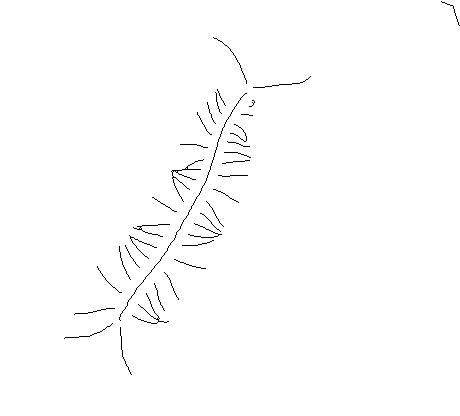
#> input picture frame 27 of polya_t1_d11_skel.avi, 460 x 416 px
$ python template_matcher.py
#> lines starting #> are read from the running program, lines starting #| are printed output that depends on the picture; after the words box and inside, x2 and y2 are one past the last pixel; in counts of white or black regions, pixels touching at a corner belong together
import numpy as np
import cv2
import math
import os
from scipy.optimize import linear_sum_assignment
from pyswarms.single import GlobalBestPSO
import itertools


calc_dist = lambda x, y: np.linalg.norm(x - y)

def interpolate_points(distance, point1, point2):
    ratio = distance / calc_dist(point1, point2)
    bias_x = ratio * (point2[0] - point1[0])
    bias_y = ratio * (point2[1] - point1[1])
    new_point = [point1[0] + bias_x, point1[1] + bias_y]
    return new_point

# [25 lines left out: function generate_bisecting_legs, not called in this run]


class centipede:
    ref_norm = [1, 0]
    def __init__(self, segments = 21, ant = 4, frame_height = 0, frame_width = 0):
        #we use 22 segemtns and 40 legs model
        self.tracking_started = False
        self.antenna_body_tolerance = 0.05
        self.legs = (segments - 2) * 2
        self.ant = ant
        self.segments = segments
        self.body_length = None
        self.semgnet_length = None
        self.leg_length = None
        self.segment_points = []
        self.leg_points = []
        self.canvas = np.zeros((frame_height, frame_width))
        self.frame_height = frame_height
        self.frame_width = frame_width
        self.line_thickness = 4
        self.anchor_point = [0, 0]
        self.end_point = [0, 0]
        self.segment_angles = []
        self.segment_weights = []
        self.machine_params = []
        self.upper_bounds = []
        self.lower_bounds = []
        self.is_anchor_switched = False

    def find_closest_point(self, polygon_squeezed, point):
        polygon_squeezed = np.array(polygon_squeezed)
        point = np.array(point)
        distances = np.linalg.norm(polygon_squeezed - point, axis=1)
        min_index = np.argmin(distances)
        return min_index, tuple(polygon_squeezed[min_index])

    def process_midline(self, process_frame):
        contours, _ = cv2.findContours(process_frame, cv2.RETR_EXTERNAL, cv2.CHAIN_APPROX_SIMPLE)
        # cv2.drawContours(frame, contours, -1, (0, 255, 0), 1)
        midline = max(contours, key=cv2.contourArea)
        epsilon = 0.003 * cv2.arcLength(midline, True)  # Parameter to adjust the approximation accuracy
        midline_polygon = cv2.approxPolyDP(midline, epsilon, True)
        # cv2.drawContours(frame, [midline_polygon], -1, (0, 255, 0), 2)  # Green color for the lines

        polygon_squeezed = np.squeeze(midline_polygon)
        min1_angle = 360
        min2_angle = 360
        min_vertex = 0
        min_vertex2 = 0
        min_vertex_idx = 0
        for i in range(len(polygon_squeezed)):
        # Get the current vertex and its two neighboring vertices
            pt1 = polygon_squeezed[i - 1]  # Previous point
            pt2 = polygon_squeezed[i]      # Current point
            pt3 = polygon_squeezed[(i + 1) % len(polygon_squeezed)]  # Next point

            # Calculate the angle at the current vertex
            angle = calculate_angle(pt1, pt2, pt3)

            # Update minimum angle and associated vertex if a new minimum is found
            if angle < min1_angle:
                min1_angle, min2_angle = angle, min1_angle
                min_vertex2 = min_vertex
                min_vertex2_idx = min_vertex_idx
                min_vertex = pt2
                min_vertex_idx = i
            elif angle < min2_angle:
                min2_angle = angle
                min_vertex2 = pt2
                min_vertex2_idx = i

        perimeter = cv2.arcLength(polygon_squeezed, True)
        return midline_polygon, min_vertex_idx, min_vertex, min_vertex2_idx, min_vertex2, perimeter

    def anchor_correction(self, midline_polygon, min_vertex_idx, min_vertex, min_vertex2_idx, min_vertex2, perimeter):
        tolerance = self.antenna_body_tolerance * self.body_length
        polygon_squeezed = np.squeeze(midline_polygon)
        #vertex_to_anchorpoint/endpoint
        v1_ap_dist = calc_dist(min_vertex, self.anchor_point)
        v1_ep_dist = calc_dist(min_vertex, self.end_point)
        v2_ap_dist = calc_dist(min_vertex2, self.anchor_point)
        v2_ep_dist = calc_dist(min_vertex2,  self.end_point)
        anchor_match_pt, anchor_match_idx, end_match_pt, end_match_idx = (min_vertex, min_vertex_idx, min_vertex2, min_vertex2_idx) if \
            v1_ap_dist < v2_ap_dist else (min_vertex2, min_vertex2_idx, min_vertex, min_vertex_idx)
        is_anchor_off = calc_dist(self.anchor_point, anchor_match_pt) > tolerance
        is_end_off = calc_dist(self.end_point, end_match_pt) > tolerance

        new_anchor_pt = []
        new_end_pt = []
        new_anchor_idx = 0

        old_anchor_new_idx, old_anchor_new_pt = self.find_closest_point(polygon_squeezed, self.anchor_point)
        _, old_end_new_pt = self.find_closest_point(polygon_squeezed, self.end_point)

        if is_anchor_off and is_end_off:
            new_anchor_pt = old_anchor_new_pt
            new_end_pt = old_end_new_pt
            new_anchor_idx = old_anchor_new_idx
        elif is_anchor_off:
            new_anchor_pt = end_match_pt
            new_end_pt = anchor_match_pt
            new_anchor_idx = end_match_idx
            self.is_anchor_switched = True
        elif is_end_off:
            new_anchor_pt = anchor_match_pt
            new_end_pt = new_end_pt
            new_anchor_idx = anchor_match_idx
        else:
            new_anchor_pt = anchor_match_pt
            new_end_pt = end_match_pt
            new_anchor_idx = anchor_match_idx
            self.body_length = perimeter

        self.anchor_point = new_anchor_pt
        self.end_point = new_end_pt
        print(self.anchor_point, self.end_point)

        return new_anchor_idx

        # [31 lines of commented-out code are left out]

    def fit_body_curve(self, polygon_squeezed, new_anchor_idx):
        #idea: use a buch of weights to represent segment lengths
        segment_weight_sum = sum(self.segment_weights)
        current_length = 0
        next_point = 0
        curr_idx = new_anchor_idx
        next_idx = curr_idx
        travelled_dist = 0
        for i in range(self.segments):
            curr_point = self.segment_points[-1]
            segment_length = 0
            desired_segment_length = (self.segment_weights[i]/ segment_weight_sum) * self.body_length
            while segment_length < desired_segment_length:
                next_idx = (curr_idx + 1) % len(polygon_squeezed)
                next_point = polygon_squeezed[next_idx]
                travelled_dist = calc_dist(curr_point, next_point)
                if segment_length + travelled_dist > desired_segment_length:
                    break
                segment_length += travelled_dist
                curr_point = next_point
                curr_idx = next_idx
            desired_distance = desired_segment_length - segment_length
            segment_point = interpolate_points(desired_distance, curr_point, next_point)
            self.segment_points.append(segment_point)
        self.segment_points = np.array(self.segment_points, np.int32)

    def find_body(self, process_frame):
        midline_polygon, min_vertex_idx, min_vertex, min_vertex2_idx, min_vertex2, perimeter = self.process_midline(process_frame)
        polygon_squeezed = np.squeeze(midline_polygon)
        if not self.tracking_started:
            self.body_length = perimeter / 2
            self.anchor_point = min_vertex
            self.end_point = min_vertex2
            print(self.end_point)
            self.tracking_started = True
            self.segment_length = self.body_length / (2 * self.segments)
            self.leg_length = 2 * self.segment_length
            self.segment_weights= [self.segment_length] * self.segments
            new_anchor_idx = min_vertex_idx
        else:
            new_anchor_idx = self.anchor_correction(midline_polygon, min_vertex_idx, min_vertex, min_vertex2_idx, min_vertex2, perimeter)
        self.segment_points = [self.anchor_point]

        self.fit_body_curve(polygon_squeezed, new_anchor_idx)


        # self.segment_points.append()
    def draw_body(self, canvas, segment_points, frame=None, draw_compare=0):
        cv2_segment_points = segment_points[:, np.newaxis, :]
        cv2.polylines(canvas, [cv2_segment_points], isClosed=False, color=255, thickness=self.line_thickness)
        if draw_compare:
            cv2.polylines(frame, [cv2_segment_points], isClosed=False, color=(0, 0, 255), thickness=self.line_thickness)


    # [6 lines left out: function generate_legs, not called in this run]

    def draw_legs(self):
        for point1, point2 in self.leg_points:
            cv2.line(self.canvas, point1, point2, color=(0, 0, 255), thickness = self.line_thickness)


    # [44 lines left out: functions convert_to_params, calculate_new_point, calculate_new_points, params_to_next_point, not called in this run]

    def update_centipede(self, process_frame, frame = None):
        self.find_body(process_frame)
        self.canvas = np.zeros(self.canvas.shape)
        # print(self.segment_points)
        self.draw_body(self.canvas, self.segment_points, frame=frame, draw_compare=1)

    def noise_test(self):
        self.translate_x = 1
        self.translate_y = 1

    def initialize_centipede(self, frame):
        self.find_body(frame)
        self.generate_bounds()

    def flatten_params(self):
        flattened = list(itertools.chain(self.anchor_point, self.segment_angles, self.segment_lengths))
        return flattened

    # [8 lines left out: function flat_to_params, not called in this run]

    def generate_bounds(self):
        # anchor, angles, length
        anchor_upper = [self.frame_width, self.frame_height]
        anchor_lower = [0, 0]
        weights_upper = [100] * self.segments
        weights_lower = [0] * self.segments

        upper_bounds = anchor_upper + weights_upper
        lower_bounds = anchor_lower + weights_lower

        self.upper_bounds = upper_bounds
        self.lower_bounds = lower_bounds

class MachineModel:
    def __init__(self):
        pass

    # [40 lines left out: functions calculate_iou, fitness_function, optimize_centipede, not called in this run]


def calculate_angle(pt1, pt2, pt3, full_angle = False):
    # Calculate the vectors
    vec1 = np.array(pt1) - np.array(pt2)
    vec2 = np.array(pt3) - np.array(pt2)

    # Normalize the vectors
    vec1 = vec1 / np.linalg.norm(vec1)
    vec2 = vec2 / np.linalg.norm(vec2)

    # Calculate the angle between the vectors
    angle = math.acos(np.dot(vec1, vec2))
    angle = np.degrees(angle)

    if full_angle:
        cross_product = np.cross(vec1, vec2)
        if cross_product < 0:
            angle = 360 - angle

    return angle


def process_frame(frame):
    scale_factor = 2
    big_frame = cv2.resize(frame, None, fx=scale_factor, fy=scale_factor, interpolation=cv2.INTER_CUBIC)
    gray = cv2.cvtColor(big_frame, cv2.COLOR_BGR2GRAY)
    blur = cv2.GaussianBlur(gray, (7,7), 0)

    # adaptive thresholding to use different threshold
    # values on different regions of the frame.
    blur = ~blur

    ret, bw = cv2.threshold(blur, 20, 255, cv2.THRESH_BINARY)
    height, width = bw.shape
    return bw, big_frame, (height, width)


cap = cv2.VideoCapture("polya_t1_d11_skel.avi")


# fourcc = cv2.VideoWriter_fourcc(*'mp4v')
# video = cv2.VideoWriter(video_name, fourcc, fps, (int(width), int(height)))


ret, first_frame = cap.read()
#> first_frame is the input picture: shape (416, 460, 3); min 0, max 255, mean 252.8
processed_frame, big_frame, (height, width) = process_frame(first_frame)
#> in process_frame, `blur = cv2.GaussianBlur(gray, (7,7), 0)`:
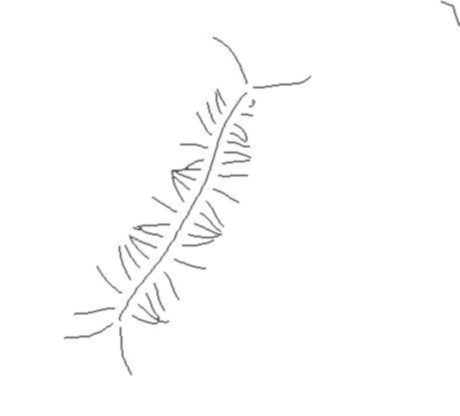
#> blur: shape (832, 920) (shown at 1/2 size); min 71, max 255, mean 252.5
#> in process_frame, `blur = ~blur`:
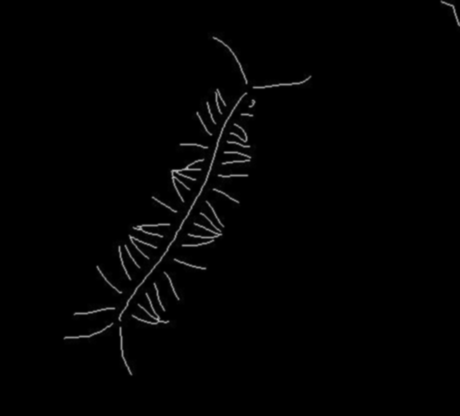
#> blur: shape (832, 920) (shown at 1/2 size); min 0, max 184, mean 2.5
#> in process_frame, `ret, bw = cv2.threshold(blur, 20, 255, cv2.THRESH_BINARY)`:
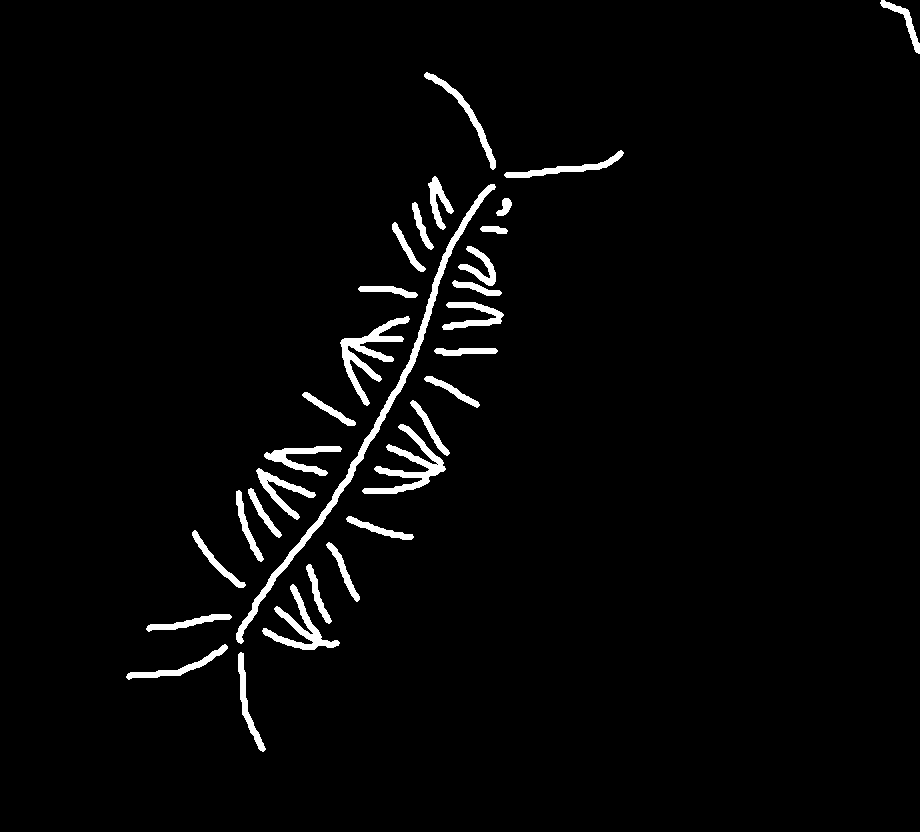
#> bw: shape (832, 920); 2.7% white; 31 white regions
#> height = 832; width = 920
centi = centipede(frame_height=height, frame_width=width)
#> in __init__, `self.frame_height = frame_height`: self.frame_height = 832
#> in __init__, `self.frame_width = frame_width`: self.frame_width = 920
centi.initialize_centipede(processed_frame)
#> in process_midline, `contours, _ = cv2.findContours(process_frame, cv2.RETR_EXTERNAL, cv2.C..`: contours = 31 contours; largest, box (x1, y1, x2, y2) and area: (236, 184, 496, 644) 2950, (340, 316, 410, 406) 1394, (362, 424, 446, 494) 1368, (262, 584, 340, 650) 1072, (264, 446, 342, 476) 714
#> in process_midline, `midline = max(contours, key=cv2.contourArea)`: midline = contour of 512 points, box (x1, y1, x2, y2) (236, 184, 496, 644), area 2950
#> in process_midline, `epsilon = 0.003 * cv2.arcLength(midline, True)`: epsilon = 3.42
#> in process_midline, `midline_polygon = cv2.approxPolyDP(midline, epsilon, True)`: midline_polygon = contour of 15 points, box (x1, y1, x2, y2) (236, 184, 495, 643), area 3018
#> in process_midline, `polygon_squeezed = np.squeeze(midline_polygon)`: polygon_squeezed = 15 rows, first 8: [494, 184], [478, 195], [442, 256], [410, 359], [332, 499], [254, 599], [236, 633], [238, 642]
#> the loop in process_midline, `for i in range(len(polygon_squeezed)):` made 15 passes
#> (pt1, pt3, vec1 in calculate_angle, vec2 in calculate_angle, angle, min1_angle, min2_angle, min_vertex2) on pass 1: ([447, 258], [478, 195], [-0.536, 0.844], [-0.824, 0.567], 23.07, 23.07, 360, 0)
#> after the loop in process_midline, `for i in range(len(polygon_squeezed)):`: min1_angle = 23.07; min2_angle = 91.22; min_vertex2_idx = 7; min_vertex_idx = 0
#> in process_midline, `perimeter = cv2.arcLength(polygon_squeezed, True)`: perimeter = 1064.8
#> in find_body, `midline_polygon, min_vertex_idx, min_vertex, min_vertex2_idx, min_vert..`: min_vertex_idx = 0; min_vertex = [494, 184]; min_vertex2_idx = 7; min_vertex2 = [238, 642]; perimeter = 1064.8
#> in find_body, `self.body_length = perimeter / 2`: self.body_length = 532.4
#> in find_body, `self.anchor_point = min_vertex`: self.anchor_point = [494, 184]
#> in find_body, `self.end_point = min_vertex2`: self.end_point = [238, 642]
#| [238 642]
#> in find_body, `self.segment_length = self.body_length / (2 * self.segments)`: self.segment_length = 12.68
#> in find_body, `self.leg_length = 2 * self.segment_length`: self.leg_length = 25.35
#> in find_body, `self.segment_weights= [self.segment_length] * self.segments`: self.segment_weights = [12.68, 12.68, 12.68, 12.68, 12.68, 12.68, 12.68, 12.68, 12.68, 12.68, 12.68, 12.68, 12.68, 12.68, 12.68, 12.68, 12.68, 12.68, 12.68, 12.68, 12.68]
#> in find_body, `new_anchor_idx = min_vertex_idx`: new_anchor_idx = 0
#> in find_body, `self.segment_points = [self.anchor_point]`: self.segment_points = [[494, 184]]
#> in fit_body_curve, `segment_weight_sum = sum(self.segment_weights)`: segment_weight_sum = 266.2
#> in fit_body_curve, `curr_idx = new_anchor_idx`: curr_idx = 0
#> the loop in fit_body_curve, `for i in range(self.segments):` made 21 passes
#> (desired_distance, ratio in interpolate_points, bias_x in interpolate_points, bias_y in interpolate_points, segment_point) on passes 1 to 7: (5.94, 0.0838, -3.02, 5.11, [475, 200.1]), (25.35, 0.391, -12.89, 21.83, [462.1, 221.9]), (25.35, 0.641, -12.89, 21.83, [449.2, 243.8]), (11.16, 0.104, -3.31, 10.66, [438.7, 266.7]), (25.35, 0.262, -7.52, 24.21, [431.2, 290.9]), (25.35, 0.355, -7.52, 24.21, [423.6, 315.1]), (25.35, 0.551, -7.52, 24.21, [416.1, 339.3])
#> after the loop in fit_body_curve, `for i in range(self.segments):`: self.segment_points = 22 items, first 6: [494, 184], [475, 200.1], [462.1, 221.9], [449.2, 243.8], [438.7, 266.7], [431.2, 290.9]
#> in fit_body_curve, `self.segment_points = np.array(self.segment_points, np.int32)`: self.segment_points = 22 rows, first 8: [494, 184], [474, 200], [462, 221], [449, 243], [438, 266], [431, 290], [423, 315], [416, 339]
#> in generate_bounds, `anchor_upper = [self.frame_width, self.frame_height]`: anchor_upper = [920, 832]
#> in generate_bounds, `upper_bounds = anchor_upper + weights_upper`: upper_bounds = [920, 832, 100, 100, 100, 100, 100, 100, 100, 100, 100, 100, 100, 100, 100, 100, 100, 100, 100, 100, 100, 100, 100]
#> in generate_bounds, `self.upper_bounds = upper_bounds`: self.upper_bounds has the same summary as upper_bounds
machine_model = MachineModel()

#around 44 contours
kernel = cv2.getStructuringElement(cv2.MORPH_RECT, (4, 4))
while (cap.isOpened()):

    # Capture frame-by-frame
    ret, frame = cap.read()
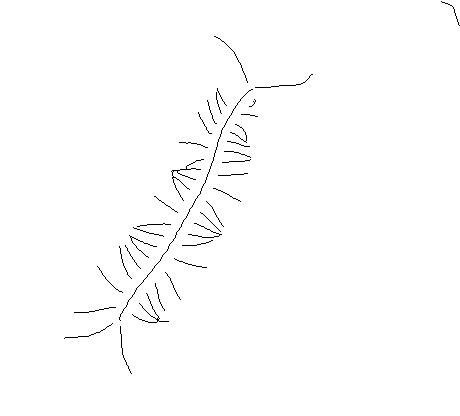
#> input picture frame 28 of polya_t1_d11_skel.avi, 460 x 416 px
#> frame is the input picture: shape (416, 460, 3); min 0, max 255, mean 252.7
    processed_frame, big_frame, (height, width) = process_frame(frame)
#> (the rest of the program and of its run is left out)
